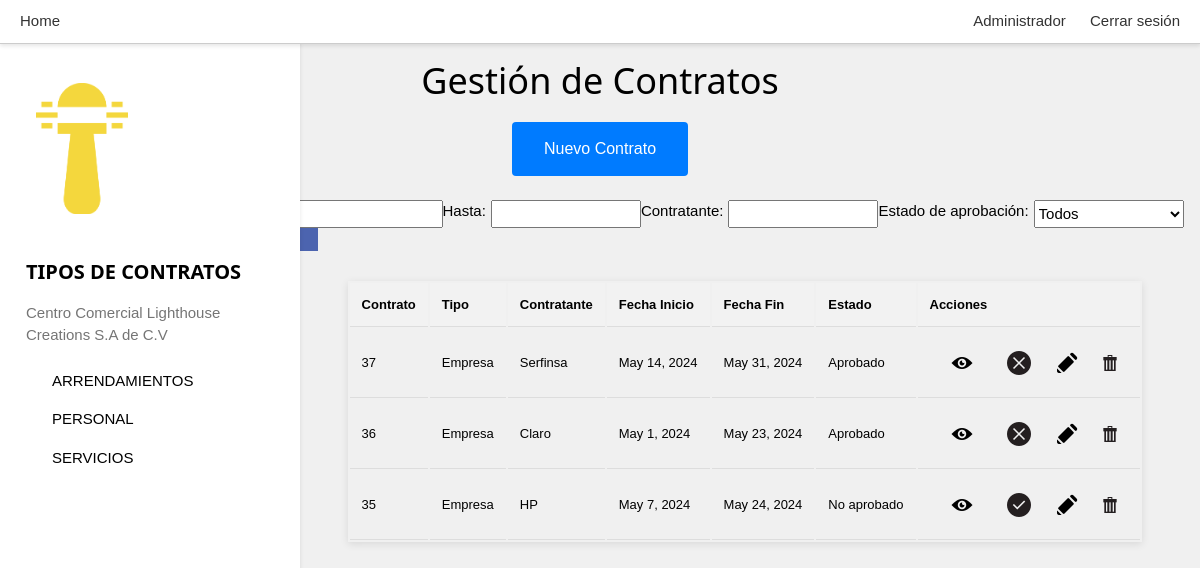
Screenshot of /contratos/servicio/ (signed in) with the database file from the repository.
### GestionContratos/models.py (models this page shows, shortened)
class ContratoEmpresa(models.Model):
    contrato = models.OneToOneField(Contrato, on_delete=models.CASCADE, related_name='contratoEmpresaDetalle') # contrato del que deriva
    contratante = models.ForeignKey('Sistema.Empresa', on_delete=models.CASCADE, related_name='contratosEmpresa')
    tipo = models.CharField(max_length=20, default=TipoContrato.EMPRESA.value, editable=False)

class Contrato(models.Model):
    contratoId = models.AutoField(primary_key=True) # ID del contrato
    fechaInicio = models.DateField() # Fecha de inicio
    fechaFin = models.DateField(null=True)
    aprobado = models.BooleanField()
    contenido = models.TextField()
    contratador = models.ForeignKey('Sistema.Empleado', on_delete=models.PROTECT, related_name='contratacionesEmpleado', blank=True) # Referencia al empleado que elabora el contrato
    archivo = models.URLField(null=True, blank=True)

### Sistema/models.py (models this page shows, shortened)
class Empresa(models.Model):
    empresaId = models.AutoField(primary_key=True)
    nombre = models.CharField(max_length=100)
    representante = models.ForeignKey(Persona, on_delete=models.CASCADE, related_name='empresasRepresentadas')

### GestionCentroComercial/utils.py (the view)
    def wrapper(request, *args, **kwargs):
        if request.user.is_authenticated:
            return view_func(request, *args, **kwargs)
        else:
            return redirect(reverse('login'))

### GestionContratos/forms.py
class FiltroContratosForm(forms.Form):
    desde = forms.DateField(label='Desde', required=False, widget=forms.DateInput(attrs={'class': 'datepicker','id':'form3'}))
    hasta = forms.DateField(label='Hasta', required=False, widget=forms.DateInput(attrs={'class': 'datepicker'}))
    contratante = forms.CharField(label='Contratante', max_length=100, required=False)
    vigencia = forms.ChoiceField(label='Estado de aprobación', choices=[('', 'Todos'), (True, 'Aprobados'), (False, 'No Aprobados')], required=False)

### GestionCentroComercial/utils.py (called while the page is built)
def checkAdmin(request):
    return request.user.groups.filter(name="Administrador").exists()

def requiereLogin(view_func):
    def wrapper(request, *args, **kwargs):
        if request.user.is_authenticated:
            return view_func(request, *args, **kwargs)
        else:
            return redirect(reverse('login'))
    return wrapper

### GestionContratos/views.py (called while the page is built, shortened)
@requiereLogin
def contratosServicio(request):
    contratosA = ContratoEmpresa.objects.all().order_by('-id')
    form = FiltroContratosForm(request.POST or None)
    return render(request, "contratosBase.html", {
        "contratos": contratosA,
        "form": form,
        'esAdministrador': checkAdmin(request),
        "userActual": request.user
    })

### GestionContratos/templates/contratosBase.html (shortened to what this page needs)
{% extends 'base.html' %}
{% block content %}
    <h1>Gestión de Contratos</h1>
    <nav class="w3-sidebar w3-collapse w3-white w3-animate-left" style="z-index:0;width:300px;" id="mySidebar"><br>
        <div class="w3-container">
          {% load static %}
          <img src="{% static 'css/logo.png' %}" style="width:45%;" class="w3-round"><br><br>
          <h4><b>TIPOS DE CONTRATOS</b></h4>
          <p class="w3-text-grey">Centro Comercial Lighthouse Creations S.A de C.V</p>
        </div>
        <div class="w3-bar-block">
          <a href="{% url 'contratosArrendamiento' %}" id="arrendamientosBtn" class="w3-bar-item w3-button w3-padding">ARRENDAMIENTOS</a>
          <a href="{% url 'contratosPersonal' %}" id="personalBtn" class="w3-bar-item w3-button w3-padding">PERSONAL</a>
          <a href="{% url 'contratosServicio' %}" id="serviciosBtn" class="w3-bar-item w3-button w3-padding">SERVICIOS</a>
        </div>
      </nav>
      <a href="{{ request.path }}crear/">
   <button type="button" class="boton-azul">Nuevo Contrato</button></a>
    <h2></h1>
    <form method="POST" class="form3">
        {{form}}
       <div>
            <button class="as">
            </button>
        </div>
    </form>
    <table class="tab">
        <thead>
            <tr>
                <th>Contrato</th>
                <th>Tipo</th>
                <th>Contratante</th>
                <th>Fecha Inicio</th>
                <th>Fecha Fin</th>
                <th>Estado</th>
                <th>Acciones</th>
            </tr>
        </thead>
        <tbody>
            {% for contrato in contratos %}
            <tr>
                <td>{{ contrato.contrato.contratoId }}</td>
                <td>{{ contrato.tipo }}</td>
                {% if contrato.tipo == "Empresa" or contrato.tipo == "Arrendamiento" %}
                <td>{{ contrato.contratante.nombre }}</td>
                {% else %}
                <td>{{ contrato.contratante.persona.nombre }}</td>
                {% endif %}
                <td>{{ contrato.contrato.fechaInicio }}</td>
                <td>{{ contrato.contrato.fechaFin }}</td>
                {% if contrato.contrato.aprobado %}
                    <td>Aprobado</td>
                {% else %}
                    <td>No aprobado</td>
                {% endif %}
                <td>
                    <a href="{% url 'verContrato' contrato.contrato.contratoId %}" id="spa">
                        <img src="{% static 'css/ver.png' %}" style="width:-5%;" class="w3-round"></a>
                    {% if esAdministrador %}
                        {% if contrato.contrato.aprobado %}
                            <a href="{% url 'desaprobarContrato' contrato.contrato.contratoId %}"><img src="{% static 'css/desaprobar.png' %}"  class="w3-round"></a>
                        {% else %}
                            <a href="{% url 'aprobarContrato' contrato.contrato.contratoId %}"><img src="{% static 'css/aprobar.png' %}"  class="w3-round"></a>
                        {% endif %}
                    {% endif %}
                    {% if esAdministrador %}
                        <a href="{% url 'editarContrato' contrato.contrato.contratoId %}"><img src="{% static 'css/editar.png' %}" class="w3-round"></a>
                        <a href="{% url 'eliminarContrato' contrato.contrato.contratoId %}"><img src="{% static 'css/eliminar.png' %}" class="w3-round"></a>
                    {% endif %}
                </td>
            </tr>
            {% endfor %}
        </tbody>
    </table>
{% endblock %}

### GestionContratos/static/css/stilo.css (style rules this page uses)
body { font-family: Arial, sans-serif; margin: 0; padding: 0; display: flex; flex-direction: column; align-items: center; background-color: #f0f0f0; }
body nav#mySidebar { align-self: flex-start;margin-top: 40px; }
nav { width: 100%; background-color: #fff; border-bottom: 1px solid #ccc; padding: 10px; box-shadow: 0 2px 4px rgba(0, 0, 0, 0.1); display: flex; justify-content: space-between; z-index: 5; }
nav a { text-decoration: none; color: #333; margin: 0 10px; }
.form3 { display: flex; flex-wrap: wrap; padding-left: 20%; }
.form3 > div { margin-right: 10px; margin-bottom: 10px; }
.form3 label { margin-right: 5px; }
.form3 input[type="text"], form select { width: 150px; }
.form3 button { padding: 0px 20px; background-color: #4c64af; color: white; border: none; cursor: pointer; }
.tab { margin: 20px 10px 20px 300px; font-size: 13px; text-align: left; box-shadow: 0 2px 8px rgba(0, 0, 0, 0.1); }
.tab th, td { padding: 12px; border-bottom: 1px solid #ddd; }
.tab th { background-color: #f2f2f2; }
a#spa { padding: 10px; }

### GestionContratos/static/css/w3.css (style rules this page uses)
html { box-sizing:border-box }
*,*:before,*:after { box-sizing:inherit }
html { -ms-text-size-adjust:100%;-webkit-text-size-adjust:100% }
body { margin:0 }
a { background-color:transparent }
b,strong { font-weight:bolder }
img { border-style:none }
button,input,select,textarea,optgroup { font:inherit;margin:0 }
button,input { overflow:visible }
button,select { text-transform:none }
button,[type=button],[type=reset],[type=submit] { -webkit-appearance:button }
html,body { font-family:Verdana,sans-serif;font-size:15px;line-height:1.5 }
html { overflow-x:hidden }
h1 { font-size:36px }
h2 { font-size:30px }
h4 { font-size:20px }
h1,h2,h3,h4,h5,h6 { font-family:"Segoe UI",Arial,sans-serif;font-weight:400;margin:10px 0 }
img { vertical-align:middle }
a { color:inherit }
.w3-btn,.w3-button { border:none;display:inline-block;padding:8px 16px;vertical-align:middle;overflow:hidden;text-decoration:none;color:inherit;background-color:inherit;text-align:center;cursor:pointer;white-space:nowrap }
.w3-btn,.w3-button { -webkit-touch-callout:none;-webkit-user-select:none;-khtml-user-select:none;-moz-user-select:none;-ms-user-select:none;user-select:none }
.w3-sidebar { height:100%;width:200px;background-color:#fff;position:fixed!important;z-index:1;overflow:auto }
.w3-bar-block .w3-bar-item { width:100%;display:block;padding:8px 16px;text-align:left;border:none;white-space:normal;float:none;outline:0 }
.w3-container:after,.w3-container:before,.w3-panel:after,.w3-panel:before,.w3-row:after,.w3-row:before,.w3-row-padding:after,.w3-row-padding:before, .w3-cell-row:before,.w3-cell-row:after,.w3-clear:after,.w3-clear:before,.w3-bar:before,.w3-bar:after { content:"";display:table;clear:both }
@media (min-width:993px) { .w3-sidebar.w3-collapse { display:block!important } }
.w3-round { padding: 10px; }
,.w3-round-medium { border-radius:4px }
.w3-container,.w3-panel { padding:0.01em 16px }
.w3-animate-left { position:relative;animation:animateleft 0.4s }
.w3-padding { padding:8px 16px!important }
.w3-white,.w3-hover-white:hover { color:#000!important;background-color:#fff!important }
.w3-text-grey,.w3-hover-text-grey:hover,.w3-text-gray,.w3-hover-text-gray:hover { color:#757575!important }
.w3-round,.w3-round-medium { border-radius:4px }
.boton-azul { background-color: #007BFF; border: none; color: white; padding: 15px 32px; text-align: center; text-decoration: none; display: inline-block; font-size: 16px; margin: 4px 2px; cursor: pointer; border-radius: 4px; transition: background-color 0.3s, transform 0.3s; }

### rows the page displays
ContratoEmpresa: contrato.contratoId "37", tipo "Empresa", contratante.nombre "Serfinsa", contrato.fechaInicio "May 14, 2024", contrato.fechaFin "May 31, 2024", shows "Aprobado"
ContratoEmpresa: contrato.contratoId "36", tipo "Empresa", contratante.nombre "Claro", contrato.fechaInicio "May 1, 2024", contrato.fechaFin "May 23, 2024", shows "Aprobado"
ContratoEmpresa: contrato.contratoId "35", tipo "Empresa", contratante.nombre "HP", contrato.fechaInicio "May 7, 2024", contrato.fechaFin "May 24, 2024", shows "No aprobado"
